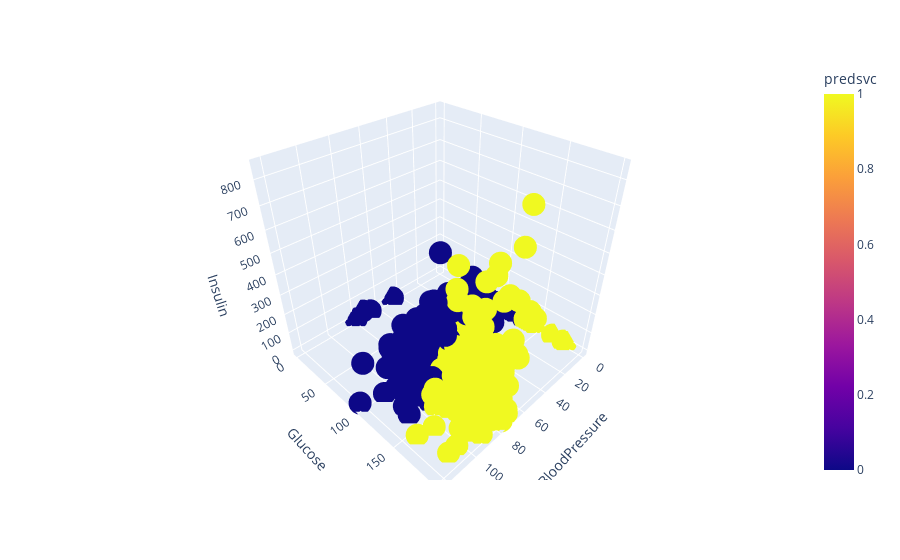

The notebook cell saved with this chart:
### Code cell
px.scatter_3d(df,x='BloodPressure',y='Glucose',z='Insulin',color='predsvc')

### Figure 1 — Plotly figure (JSON) as saved in the notebook; plotly's stock layout.template omitted (floating-point values rounded to 4 significant figures; data arrays with more than 128 entries replaced by an {"elided": "..."} marker saying what was removed)
{"data": [{"hovertemplate": "BloodPressure=%{x}<br>Glucose=%{y}<br>Insulin=%{z}<br>predsvc=%{marker.color}<extra></extra>", "legendgroup": "", "marker": {"color": {"elided": "768 int values"}, "coloraxis": "coloraxis", "symbol": "circle"}, "mode": "markers", "name": "", "scene": "scene", "showlegend": false, "type": "scatter3d", "x": {"elided": "768 int values"}, "y": {"elided": "768 int values"}, "z": {"elided": "768 int values"}}], "layout": {"coloraxis": {"colorbar": {"title": {"text": "predsvc"}}, "colorscale": [[0, "#0d0887"], [0.1111, "#46039f"], [0.2222, "#7201a8"], [0.3333, "#9c179e"], [0.4444, "#bd3786"], [0.5556, "#d8576b"], [0.6667, "#ed7953"], [0.7778, "#fb9f3a"], [0.8889, "#fdca26"], [1, "#f0f921"]]}, "legend": {"tracegroupgap": 0}, "margin": {"t": 60}, "scene": {"domain": {"x": [0, 1], "y": [0, 1]}, "xaxis": {"title": {"text": "BloodPressure"}}, "yaxis": {"title": {"text": "Glucose"}}, "zaxis": {"title": {"text": "Insulin"}}}}}
